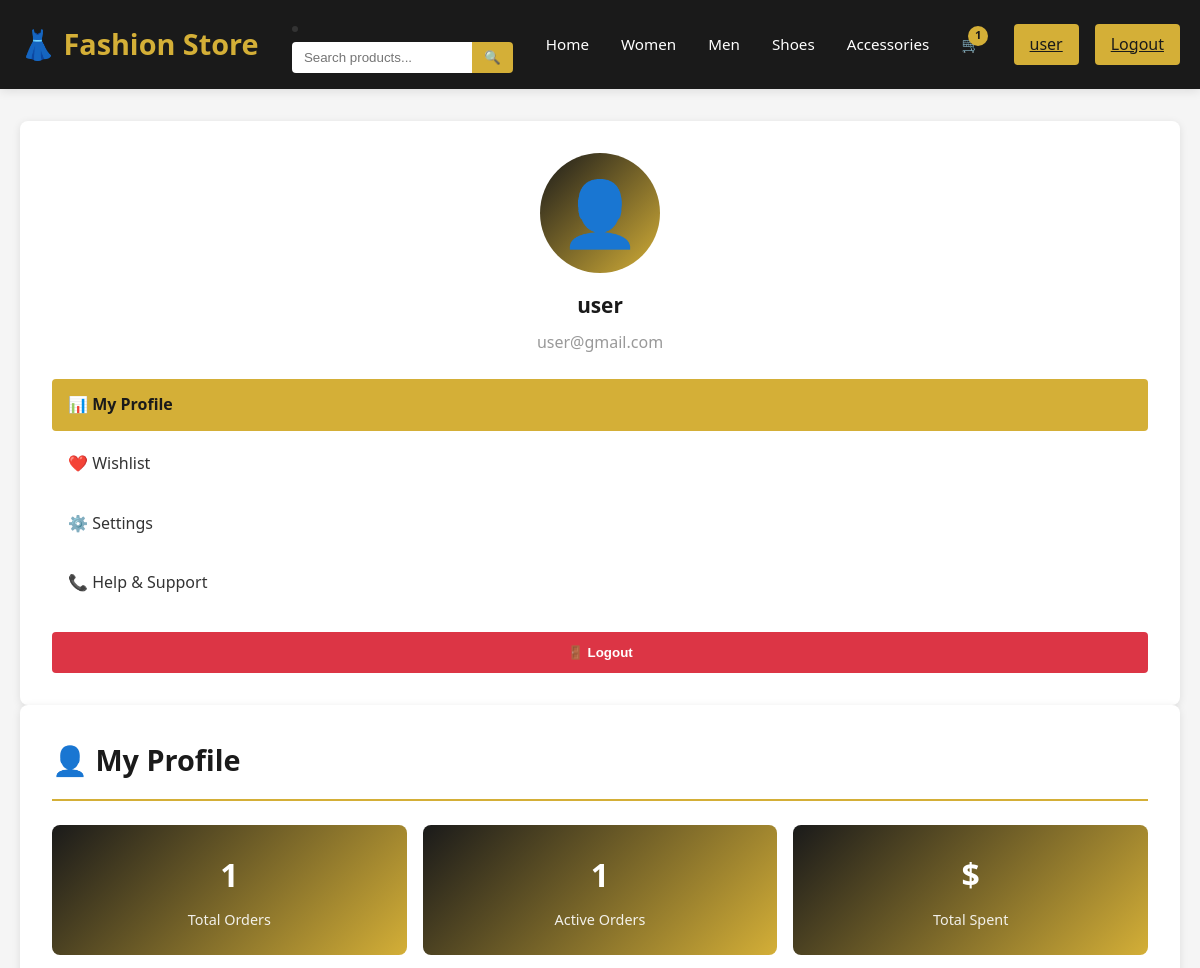
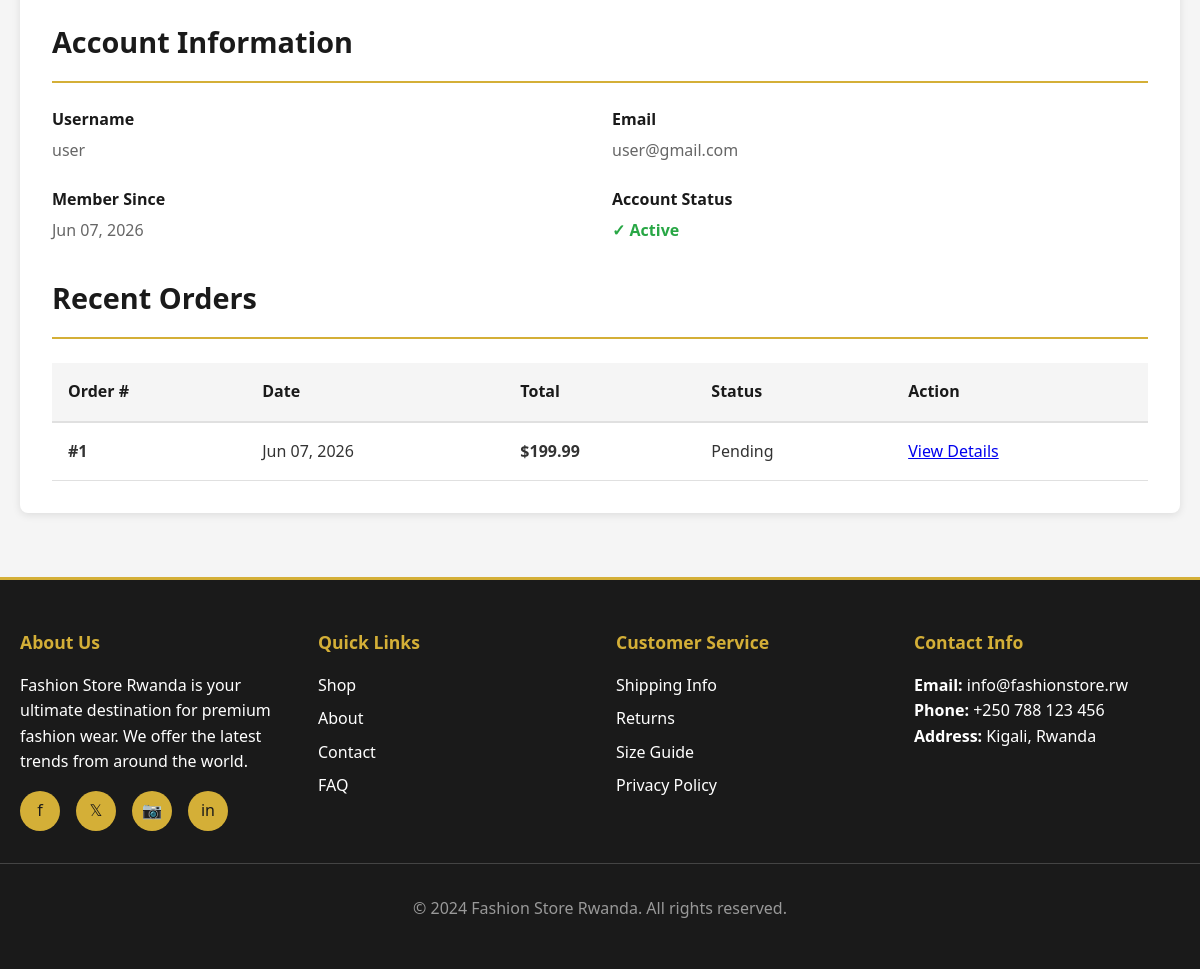
The page /profile/ (signed in) on the database as committed earlier (2 pictures, top to bottom).
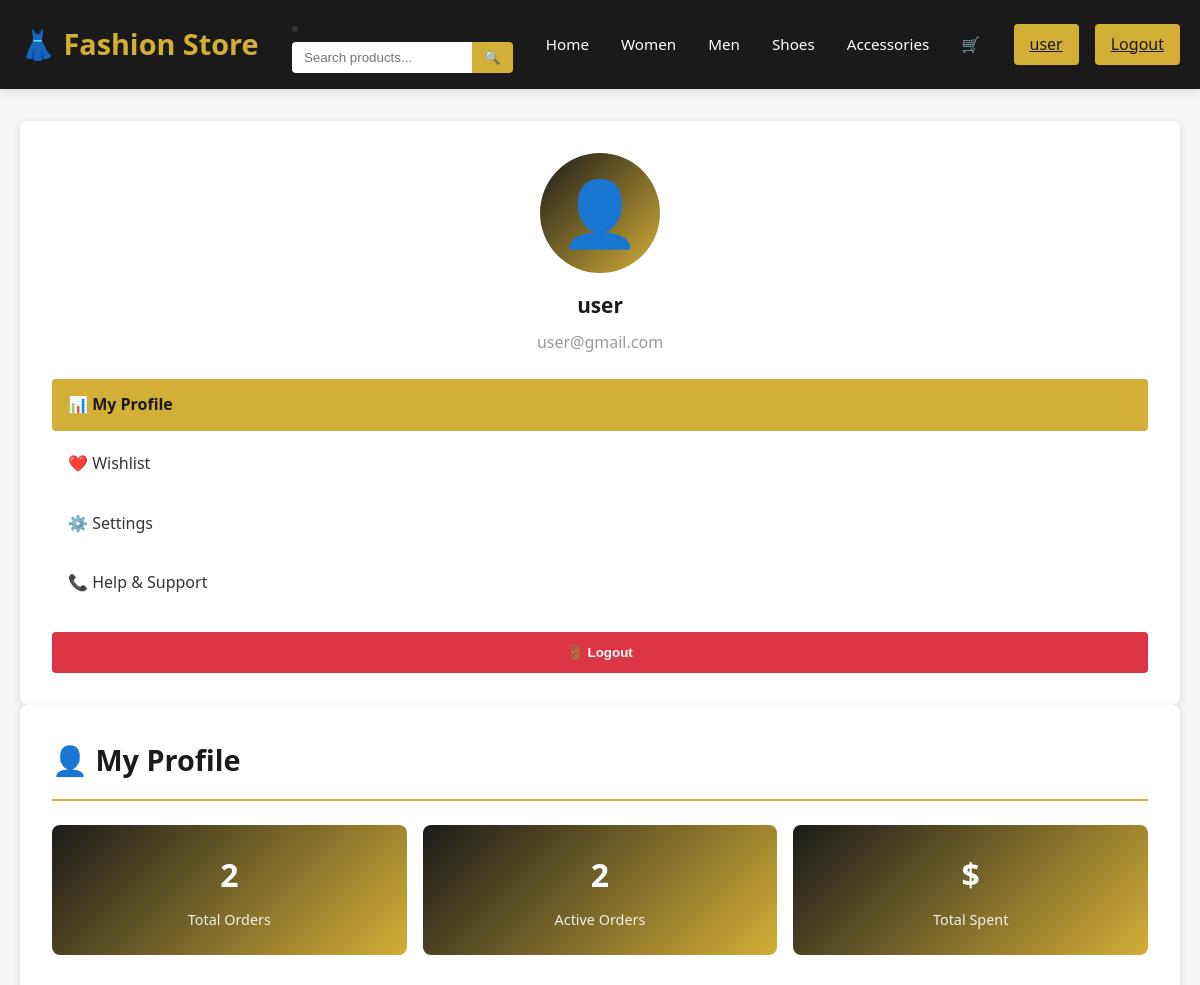
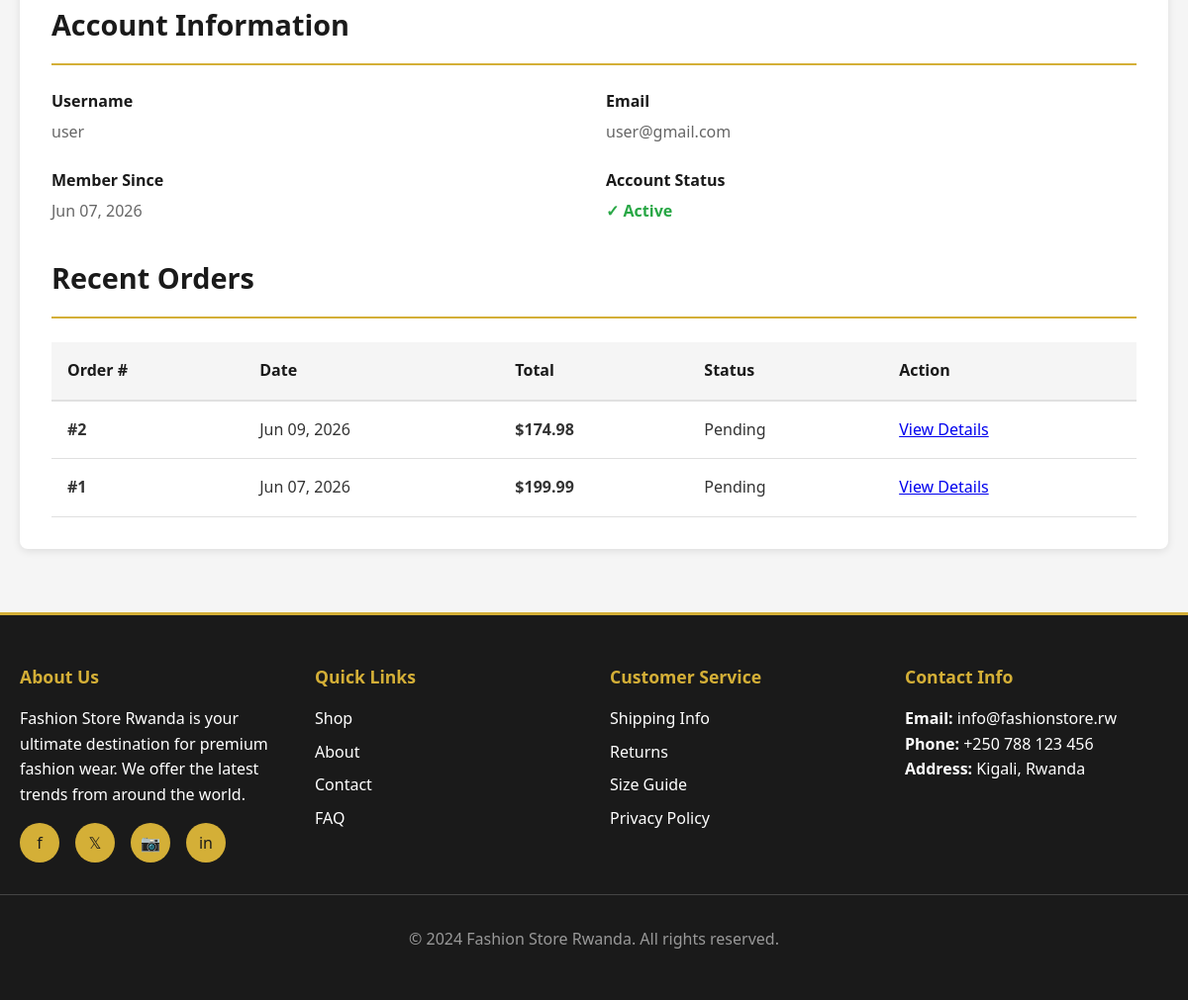
The same page on the database as committed later (2 pictures, top to bottom).
### store/models.py (models this page shows, shortened)
class Cart(models.Model):
    user = models.OneToOneField(User, on_delete=models.CASCADE, related_name='cart')
    created_at = models.DateTimeField(auto_now_add=True)
    updated_at = models.DateTimeField(auto_now=True)
    @property
    def total_items(self):
        return self.items.aggregate(models.Sum('quantity'))['quantity__sum'] or 0

class Order(models.Model):
    STATUS_CHOICES = [
        ('pending', 'Pending'),
        ('processing', 'Processing'),
        ('shipped', 'Shipped'),
        ('delivered', 'Delivered'),
        ('cancelled', 'Cancelled'),
    ]
    user = models.ForeignKey(User, on_delete=models.CASCADE, related_name='orders')
    first_name = models.CharField(max_length=50)
    last_name = models.CharField(max_length=50)
    email = models.EmailField()
    phone = models.CharField(max_length=20)
    address = models.CharField(max_length=300)
    city = models.CharField(max_length=100)
    payment_method = models.CharField(max_length=50,default='Mobile Money')
    payment_status = models.CharField(max_length=20,default='Paid')
    status = models.CharField(max_length=20, choices=STATUS_CHOICES, default='pending')
    total_amount = models.DecimalField(max_digits=10, decimal_places=2)
    created_at = models.DateTimeField(auto_now_add=True)
    updated_at = models.DateTimeField(auto_now=True)
    class Meta:
        ordering = ['-created_at']

### store/views.py (the view)
# urls.py: path('profile/', views.profile, name='profile'),
@login_required(login_url='login')
def profile(request):
    user = request.user
    orders = Order.objects.filter(user=user)
    total_products = Product.objects.count()
    total_orders = Order.objects.count()
    total_users = User.objects.count()
    total_revenue = Order.objects.aggregate(
        Sum('total_amount')
    )['total_amount__sum'] or 0
    context = {
        'user': user,
        'orders': orders,
        'total_products': total_products,
        'total_orders': total_orders,
        'total_users': total_users,
        'total_revenue': total_revenue,
    }
    return render(request, 'store/profile.html', context)

### store/templates/store/profile.html (shortened to what the changed rows need)
{% extends 'store/base.html' %}
{% block content %}
<div class="container">
    <div class="profile-page">
        <aside class="profile-sidebar">
            <div class="profile-avatar">👤</div>
            <div class="profile-name">{{ user.username }}</div>
            <div class="profile-email">{{ user.email }}</div>
          {% if request.user.is_staff %}
          <div class="admin-panel"> <h3>🛠 Administrator Tools</h3>
            <a href="{% url 'analytics_dashboard' %}" class="admin-btn"> 📊 Analytics Dashboard </a>
            <a href="/admin/" class="admin-btn"> ⚙️ Django Admin </a> </div>
            {% else %}
            <ul class="profile-menu">
                <li class="profile-menu-item active">📊 My Profile</li>
                 <li class="profile-menu-item">❤️ Wishlist</li>
                 <li class="profile-menu-item">⚙️ Settings</li>
                 <li class="profile-menu-item">📞 Help & Support</li> </ul>
            {% endif %}
            <form method="post" action="{% url 'logout' %}">
                <button type="submit" class="logout-btn">🚪 Logout</button>
            </form>
            </aside>
            {% if not request.user.is_staff %}
        <main class="profile-content">
            <h1 class="content-title">👤 My Profile</h1>
            <div class="stats-grid">
                <div class="stat-card">
                    <div class="stat-number">{{ orders.count }}</div>
                    <div class="stat-label">Total Orders</div>
                </div>
                <div class="stat-card">
                    <div class="stat-number">{{ orders|dictsort:"status"|length }}</div>
                    <div class="stat-label">Active Orders</div>
                </div>
                <div class="stat-card">
                    <div class="stat-number">${% widthratio orders|dictsort:"total_amount" 1 1 %}</div>
                    <div class="stat-label">Total Spent</div>
                </div>
            </div>
            <div style="margin-bottom: 2rem;">
                <h2 class="content-title">Account Information</h2>
                <div class="info-grid">
                    <div class="info-item">
                        <span class="info-label">Username</span>
                        <span class="info-value">{{ user.username }}</span>
                    </div>
                    <div class="info-item">
                        <span class="info-label">Email</span>
                        <span class="info-value">{{ user.email }}</span>
                    </div>
                    <div class="info-item">
                        <span class="info-label">Member Since</span>
                        <span class="info-value">{{ user.date_joined|date:"M d, Y" }}</span>
                    </div>
                    <div class="info-item">
                        <span class="info-label">Account Status</span>
                        <span class="info-value" style="color: #28a745; font-weight: bold;">✓ Active</span>
                    </div>
                </div>
            </div>
            <div>
                <h2 class="content-title">Recent Orders</h2>
                {% if orders %}
                <table class="orders-table">
                    <thead>
                        <tr>
                            <th>Order #</th>
                            <th>Date</th>
                            <th>Total</th>
                            <th>Status</th>
                            <th>Action</th>
                        </tr>
                    </thead>
                    <tbody>
                        {% for order in orders|slice:":5" %}
                        <tr>
                            <td><strong>#{{ order.id }}</strong></td>
                            <td>{{ order.created_at|date:"M d, Y" }}</td>
                            <td><strong>${{ order.total_amount }}</strong></td>
                            <td>
                                {% if order.status == "completed" %}
                                    <span class="status completed">Completed</span>
                                {% elif order.status == "pending" %}
                                    <span class="status pending">Pending</span>
                                {% else %}
                                    <span class="status cancelled">Cancelled</span>
                                {% endif %}
                            </td>
                            <td>
                                <a href="{% url 'order_detail' order.id %}" class="btn btn-sm btn-outline-primary">View Details</a>
                            </td>
                        </tr>
                        {% endfor %}
                    </tbody>
                </table>
                {% else %}
                <p>No recent orders found.</p>
                {% endif %}
            </div>
        </main>
        {% endif %}
    </div>
</div>
{% endblock %}

### store/templates/store/base.html (shortened to what this page needs)
<!DOCTYPE html>
<html lang="fr">
<head>
</head>
<body>
    <nav>
        <div class="container">
            <a href="{% url 'home' %}" class="logo">👗 Fashion Store</a>
            <li>
    <form action="{% url 'products' %}" method="GET" class="search-form">
        <input type="text" name="q" placeholder="Search products...">
        <button type="submit">🔍</button>
    </form>
</li>
            <ul class="nav-links">
                <li><a href="{% url 'home' %}">Home</a></li>
                <li><a href="{% url 'women' %}">Women</a></li>
                <li><a href="{% url 'men' %}">Men</a></li>
                <li><a href="{% url 'shoes' %}">Shoes</a></li>
                <li><a href="{% url 'accessories' %}">Accessories</a></li>
                <li>
                    <a href="{% url 'cart' %}" class="cart-icon">
                        🛒
                        {% if request.user.is_authenticated and request.user.cart.total_items > 0 %}
                            <span class="cart-count">{{ request.user.cart.total_items }}</span>
                        {% endif %}
                    </a>
                </li>
            </ul>
            <div class="auth-links">
                {% if request.user.is_authenticated %}
                    <a href="{% url 'profile' %}">{{ request.user.username }}</a>
                    <a href="{% url 'logout' %}">Logout</a>
                {% else %}
                    <a href="{% url 'login' %}">Login</a>
                    <a href="{% url 'register' %}">Register</a>
                {% endif %}
            </div>
        </div>
    </nav>
    <main>
        {% block content %}{% endblock %}
    </main>
    <footer>
        <div class="container">
            <div class="footer-section">
                <h4>About Us</h4>
                <p>Fashion Store Rwanda is your ultimate destination for premium fashion wear. We offer the latest trends from around the world.</p>
                <div class="social-links">
                    <a href="#" title="Facebook">f</a>
                    <a href="#" title="Twitter">𝕏</a>
                    <a href="#" title="Instagram">📷</a>
                    <a href="#" title="LinkedIn">in</a>
                </div>
            </div>
            <div class="footer-section">
                <h4>Quick Links</h4>
                <ul>
                    <li><a href="{% url 'products' %}">Shop</a></li>
                    <li><a href="#about">About</a></li>
                    <li><a href="#contact">Contact</a></li>
                    <li><a href="#faq">FAQ</a></li>
                </ul>
            </div>
            <div class="footer-section">
                <h4>Customer Service</h4>
                <ul>
                    <li><a href="#shipping">Shipping Info</a></li>
                    <li><a href="#returns">Returns</a></li>
                    <li><a href="#size-guide">Size Guide</a></li>
                    <li><a href="#privacy">Privacy Policy</a></li>
                </ul>
            </div>
            <div class="footer-section">
                <h4>Contact Info</h4>
                <p><strong>Email:</strong> <a href="mailto:info@fashionstore.rw">info@fashionstore.rw</a></p>
                <p><strong>Phone:</strong> <a href="tel:+250788123456">+250 788 123 456</a></p>
                <p><strong>Address:</strong> Kigali, Rwanda</p>
            </div>
        </div>
        <div class="footer-bottom">
            <p>&copy; 2024 Fashion Store Rwanda. All rights reserved.</p>
        </div>
    </footer>
</body>
</html>

Rows that differ between the two databases and show on the page:
added Order: id "2", created_at "Jun 09, 2026", total_amount "174.98", status "Pending"
Other text that changed with them:
{{ orders.count }}: "1" → "2"
{{ orders|dictsort:"status"|length }}: "1" → "2"
{{ request.user.cart.total_items }}: "1" → (not shown)
